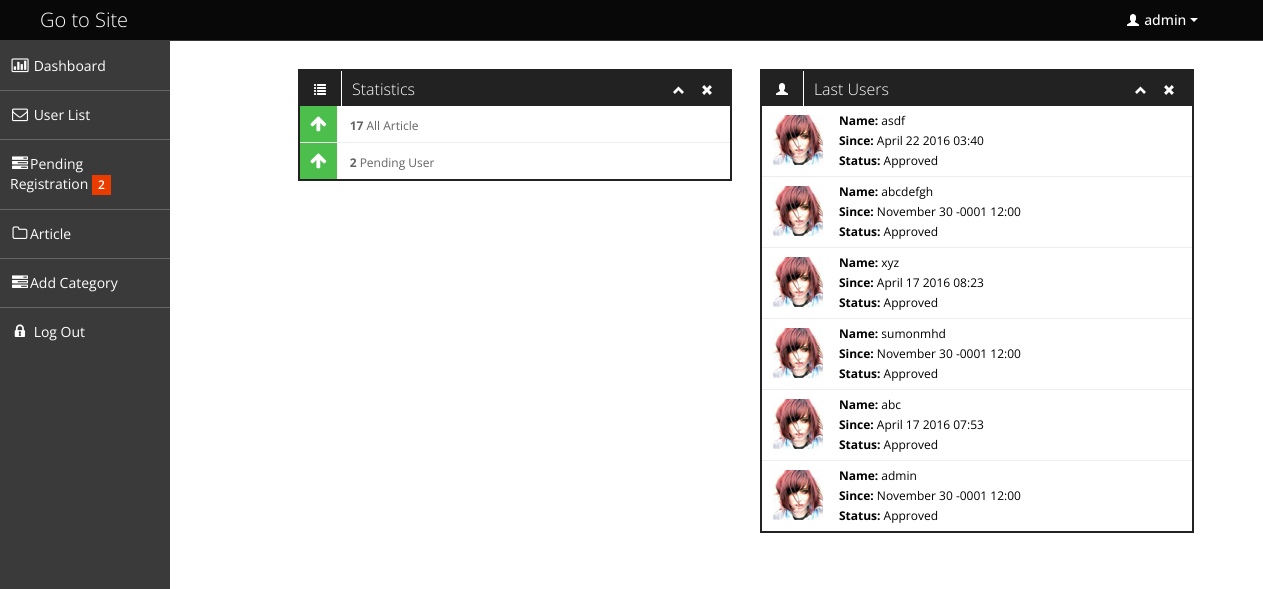
Screenshot of /views/admin/index.php (signed in) with the database file from the repository.
### tables this page shows
CREATE TABLE `users` (
  `id` int(11) NOT NULL,
  `user_group_id` int(11) NOT NULL,
  `unique_id` varchar(255) NOT NULL,
  `username` varchar(255) NOT NULL,
  `password` varchar(255) NOT NULL,
  `email` varchar(255) NOT NULL,
  `is_admin` tinyint(4) NOT NULL,
  `modified_at` datetime NOT NULL,
  `created_at` datetime NOT NULL,
  `deleted_at` datetime DEFAULT NULL,
  `is_active` int(11) DEFAULT '0',
  `complete_profile` tinyint(4) NOT NULL
);

### src/cmsArticle.php (called while the page is built, shortened)
<?php
class cmsArticle {
    public $conn;
    public $dbUser = 'root';
    public $dbPass = '';
    public $email = '';
    public function __construct() {
        try {
            $this->conn = new PDO('mysql:host=localhost;dbname=brighter2morrow', $this->dbUser, $this->dbPass);
            $this->conn->setAttribute(PDO::ATTR_ERRMODE, PDO::ERRMODE_EXCEPTION);
        } catch (PDOException $e) {
            echo 'ERROR: ' . $e->getMessage();
        }
    }
    function setEmail($email) {
        $this->email = $email;
        return $this;
    }
    public function logIn() {
        $statement = $this->conn->prepare("SELECT * FROM `users` WHERE `email` = :email");
        try {
            $statement->execute(array(':email' => "$this->email"));
            return $statement->fetch();
        } catch (PDOException $e) {
            echo 'ERROR: ' . $e->getMessage();
        }
    }
    public function getPendingUser() {
        $query = "SELECT COUNT(`id`) AS ID FROM `users` WHERE `is_active` = 0";
        try {
            $stmt = $this->conn->prepare($query);
            $stmt->execute();
            return $stmt->fetch();
        } catch (PDOException $exc) {
            echo 'ERROR: ' . $e->getMessage();
        }
    }
    public function countArticle() {
        $query = "SELECT COUNT(`id`) FROM `articles` ";
        try {
            $stmt = $this->conn->prepare($query);
            $stmt->execute();
            return $stmt->fetch();
        } catch (PDOException $exc) {
            echo 'ERROR: ' . $e->getMessage();
        }
    }
    public function countNewUser() {
        $query = "SELECT * FROM `users` WHERE 1 ORDER BY `id` DESC  ";
        try {
            $stmt = $this->conn->prepare($query);
            $stmt->execute();
            return $stmt->fetchAll();
        } catch (PDOException $exc) {
            echo 'ERROR: ' . $e->getMessage();
        }
    }
}

### views/admin/index.php (the view, shortened to what this page needs)
<?php
if (isset($_SESSION['email']) && !empty($_SESSION['email'])) {
    $Article = new cmsArticle();
    $articleAmount = $Article->countArticle();
    $newRegister = $Article->countNewUser();
    $counter = 0;
    ?>
    <!DOCTYPE html>
    <html lang="en">
        <head>
            <link id="bootstrap-style" href="../../css/cssMine/bootstrap.min.css" rel="stylesheet">
            <link href="../../css/cssMine/bootstrap-responsive.min.css" rel="stylesheet">
            <link id="base-style" href="../../css/cssMine/style.css" rel="stylesheet">
            <link id="base-style-responsive" href="../../css/cssMine/style-responsive.css" rel="stylesheet">
        </head>
        <body>
            <?php include_once '../common/top_menu.php'; ?>
            <?php include_once './sideBar.php'; ?>
            <div id="content" class="span10">
                <div class="span1"  >
                </div>
                <div class="row-fluid">
                    <div class="box black span5"  >
                        <div class="box-header">
                            <h2><i class="halflings-icon white list"></i><span class="break"></span>Statistics</h2>
                            <div class="box-icon">
                                <a href="#" class="btn-minimize"><i class="halflings-icon white chevron-up"></i></a>
                                <a href="#" class="btn-close"><i class="halflings-icon white remove"></i></a>
                            </div>
                        </div>
                        <div class="box-content">
                            <ul class="dashboard-list metro">
                                <li>
                                    <a href="#">
                                        <i class="icon-arrow-up green"></i>
                                        <strong><?php echo $articleAmount['COUNT(`id`)']; ?></strong>
                                        All Article
                                    </a>
                                </li>
                                <li>
                                    <a href="#">
                                        <i class="icon-arrow-up green"></i>
                                        <strong><?php echo $userData['ID']; ?></strong>
                                        Pending User
                                    </a>
                                </li>
                            </ul>
                        </div>
                    </div>
                    <div class="box black span5">
                        <div class="box-header">
                            <h2><i class="halflings-icon white user"></i><span class="break"></span>Last Users</h2>
                            <div class="box-icon">
                                <a href="#" class="btn-minimize"><i class="halflings-icon white chevron-up"></i></a>
                                <a href="#" class="btn-close"><i class="halflings-icon white remove"></i></a>
                            </div>
                        </div>
                        <div class="box-content">
                            <ul class="dashboard-list metro">
                                <?php
                                foreach ($newRegister as $oneRegister) {
                                    if ($counter <= 5) {
                                        $counter ++;
                                        ?>
                                        <li class="grey">
                                            <a href="#">
                                                <img class="avatar" alt="Dennis Ji" src="../../img/avatar.jpg">
                                            </a>
                                            <div style="color: black"><strong>Name: </strong><?php echo $oneRegister['username']; ?><br></div>
                                            <div style="color: black">
                                                <strong>Since:</strong> <?php
                                                $date = date_create($oneRegister["created_at"]);
                                                echo date_format($date, "F d Y h:i");
                                                ?>
                                                <br>
                                                <strong>Status:</strong> Approved
                                            </div>
                                        </li>
                                        <?php
                                    } }
                                        ?>
                                    </ul>
                                </div>
                            </div>
                        </div>
                    </div>
                </body>
            </html>
            <?php
        } else {
            header("location:../../login.php");
        }
        ?>

### views/common/top_menu.php (shortened to what this page needs)
<?php
$topMenu = new cmsArticle();
$MenuUserData = $topMenu->setEmail($_SESSION['email'])->logIn();
?>
<div class="navbar">
            <div class="navbar-inner">
                <div class="container-fluid">
                    <a class="brand" href="http://localhost/brighter2morrow/views/common/index.php"><span>Go to Site</span></a>
                    <div class="nav-no-collapse header-nav">
                        <ul class="nav pull-right">
                            <li class="dropdown hidden-phone">
                                <a class="btn dropdown-toggle" data-toggle="dropdown" href="#">
                                    <i class="halflings-icon white user"></i> <?php echo $MenuUserData['username'];?>
                                    <span class="caret"></span>
                                </a>
                            </li>
                        </ul>
                    </div>
                </div>
            </div>
        </div>

### css/cssMine/style-responsive.css (style rules this page uses)
@media (min-width: 1200px) { #content { width: 85.578%; padding: 28px; margin: 0px 0px; margin-left: 170px !important; } }

### css/cssMine/halflings.css (style rules this page uses)
html, html .halflings { -webkit-font-smoothing: antialiased !important; }
.halflings-icon { display: inline-block; width: 14px; height: 14px; line-height: 14px; vertical-align: text-top; background-image: url(../img/glyphicons_halflings.svg); background-position: 0 0; background-repeat: no-repeat; vertical-align: top; *display: inline; *zoom: 1; *margin-right: .3em; }
.halflings-icon.white { background-image: url(../img/glyphicons_halflings-white.svg); }
.halflings-icon.user { background-position: -168px 0; }
.halflings-icon.remove { background-position: -312px 0; }
.halflings-icon.list { background-position: -360px -48px; }
.halflings-icon.chevron-up { background-position: -288px -120px; }

### rows the page displays
users: username "admin", created_at "November 30 -0001 12:00"
users: username "asdf", created_at "April 22 2016 03:40"
users: username "abcdefgh", created_at "November 30 -0001 12:00"
users: username "xyz", created_at "April 17 2016 08:23"
users: username "sumonmhd", created_at "November 30 -0001 12:00"
users: username "abc", created_at "April 17 2016 07:53"

### other values shown
$userData['ID'] "2"
$articleAmount['COUNT(`id`)'] "17"
